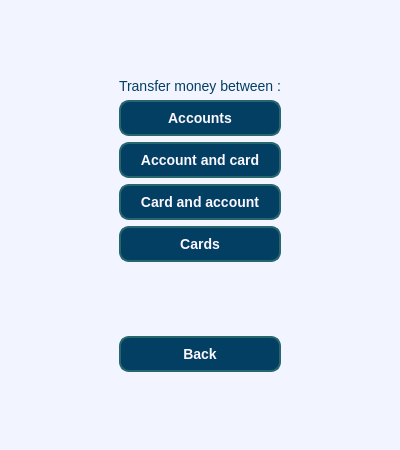
<?xml version="1.0" encoding="UTF-8"?>
<ui version="4.0">
 <class>payments_window</class>
 <widget class="QWidget" name="payments_window">
  <property name="geometry">
   <rect>
    <x>0</x>
    <y>0</y>
    <width>400</width>
    <height>450</height>
   </rect>
  </property>
  <property name="windowTitle">
   <string>payments_window</string>
  </property>
  <property name="styleSheet">
   <string notr="true">QWidget {
    background-color: rgb(242, 244, 255); /* Светлый фон */
}
QLabel {
    color: rgb(3, 63, 99); /* Темный синий цвет текста */
    font-size: 14px; /* Размер шрифта */
	border-bottom: 0
}
QMessageBox {
    background-color: rgb(242, 244, 255); /* Светлый фон */
    color: rgb(3, 63, 99); /* Темно-синий цвет текста для контраста */
    border: 2px solid rgb(40, 102, 110); /* Бирюзовая обводка */
    border-radius: 8px; /* Закругленные углы */
}

QMessageBox QLabel {
    color: rgb(3, 63, 99); /* Темный цвет текста */
    font-size: 14px; /* Размер шрифта */
}
QMessageBox QPushButton {
    background-color: rgb(3, 63, 99); /* Синий фон кнопки */
    color: rgb(252, 247, 255); /* Белый цвет текста */
    border: none;
    border-radius: 5px;
    padding: 6px 12px; /* Отступы для приятного вида */
}
QMessageBox QPushButton:hover {
    background-color: rgb(40, 102, 110); /* Цвет при наведении */
}
QInputDialog {
    background-color: rgb(242, 244, 255); /* Светлый фон */
    color: rgb(3, 63, 99); /* Темно-синий цвет текста */
    border: 2px solid rgb(40, 102, 110); /* Бирюзовая обводка */
    border-radius: 8px; /* Закругленные углы */
}

QInputDialog QLabel {
    color: rgb(3, 63, 99); /* Темный синий цвет текста */
    font-size: 14px; /* Размер шрифта */
}

QInputDialog QLineEdit {
    background-color: rgb(252, 247, 255); /* Светлый фон поля ввода */
    color: rgb(3, 63, 99); /* Темный текст */
    border: 1px solid rgb(124, 152, 133); /* Граница поля ввода */
    border-radius: 5px; /* Закругленные углы поля ввода */
    padding: 4px; /* Внутренние отступы */
}

QInputDialog QPushButton {
    background-color: rgb(3, 63, 99); /* Синий фон кнопки */
    color: rgb(252, 247, 255); /* Белый цвет текста */
    border: none;
    border-radius: 5px;
    padding: 6px 12px; /* Отступы для приятного вида */
}

QInputDialog QPushButton:hover {
    background-color: rgb(40, 102, 110); /* Цвет при наведении */
}
QPushButton {
    background-color: rgb(3, 63, 99); /* Тёмно-синий основной цвет */
    color: rgb(252, 247, 255); /* Белый цвет текста */
    border: 2px solid rgb(40, 102, 110); /* Бирюзовая обводка */
    border-radius: 10px; /* Закруглённые края */
    padding: 8px 16px; /* Отступы для приятного вида */
    font-size: 14px; /* Размер шрифта */
    font-weight: bold; /* Жирный текст */
}
QPushButton:hover {
    background-color: rgb(40, 102, 110); /* Цвет кнопки при наведении */
    color: rgb(218, 223, 247); /* Голубой текст при наведении */
}
QPushButton:pressed {
    background-color: rgb(124, 152, 133); /* Цвет при нажатии */
}
QScrollArea {
    background-color: rgb(242, 244, 255); /* Светлый фон */
    border: 1px solid rgb(169, 211, 255); /* Тонкая граница */
    border-radius: 5px; /* Закругленные углы */
}
QScrollBar:vertical {
    background-color: rgb(242, 244, 255); /* Цвет фона скроллбара */
    width: 10px; /* Ширина скроллбара */
}
QScrollBar::handle:vertical {
    background-color: rgb(3, 63, 99); /* Основной цвет ползунка */
    border-radius: 5px;
    min-height: 20px; /* Минимальная высота ползунка */
}
QScrollBar::add-line:vertical, QScrollBar::sub-line:vertical {
    background: none; /* Без линий сверху и снизу */
    height: 0px;
}
</string>
  </property>
  <layout class="QGridLayout" name="gridLayout">
   <item row="3" column="1">
    <spacer name="verticalSpacer_3">
     <property name="orientation">
      <enum>Qt::Orientation::Vertical</enum>
     </property>
     <property name="sizeHint" stdset="0">
      <size>
       <width>20</width>
       <height>40</height>
      </size>
     </property>
    </spacer>
   </item>
   <item row="6" column="1">
    <spacer name="verticalSpacer">
     <property name="orientation">
      <enum>Qt::Orientation::Vertical</enum>
     </property>
     <property name="sizeHint" stdset="0">
      <size>
       <width>20</width>
       <height>40</height>
      </size>
     </property>
    </spacer>
   </item>
   <item row="2" column="1">
    <layout class="QVBoxLayout" name="verticalLayout">
     <item>
      <widget class="QPushButton" name="transfer_accounts_button">
       <property name="sizePolicy">
        <sizepolicy hsizetype="MinimumExpanding" vsizetype="Fixed">
         <horstretch>0</horstretch>
         <verstretch>0</verstretch>
        </sizepolicy>
       </property>
       <property name="text">
        <string>Accounts</string>
       </property>
      </widget>
     </item>
     <item>
      <widget class="QPushButton" name="transfer_account_card_button">
       <property name="text">
        <string>Account and card</string>
       </property>
      </widget>
     </item>
     <item>
      <widget class="QPushButton" name="transfer_card_account_button">
       <property name="text">
        <string>Card and account</string>
       </property>
      </widget>
     </item>
     <item>
      <widget class="QPushButton" name="transfer_cards_button">
       <property name="text">
        <string>Cards</string>
       </property>
      </widget>
     </item>
    </layout>
   </item>
   <item row="0" column="1">
    <spacer name="verticalSpacer_2">
     <property name="orientation">
      <enum>Qt::Orientation::Vertical</enum>
     </property>
     <property name="sizeHint" stdset="0">
      <size>
       <width>20</width>
       <height>40</height>
      </size>
     </property>
    </spacer>
   </item>
   <item row="2" column="0">
    <spacer name="horizontalSpacer">
     <property name="orientation">
      <enum>Qt::Orientation::Horizontal</enum>
     </property>
     <property name="sizeHint" stdset="0">
      <size>
       <width>40</width>
       <height>20</height>
      </size>
     </property>
    </spacer>
   </item>
   <item row="2" column="2">
    <spacer name="horizontalSpacer_2">
     <property name="orientation">
      <enum>Qt::Orientation::Horizontal</enum>
     </property>
     <property name="sizeHint" stdset="0">
      <size>
       <width>40</width>
       <height>20</height>
      </size>
     </property>
    </spacer>
   </item>
   <item row="4" column="1">
    <widget class="QPushButton" name="back_button">
     <property name="text">
      <string>Back</string>
     </property>
    </widget>
   </item>
   <item row="1" column="1">
    <widget class="QLabel" name="label">
     <property name="text">
      <string>Transfer money between :</string>
     </property>
    </widget>
   </item>
  </layout>
 </widget>
 <resources/>
 <connections/>
</ui>
